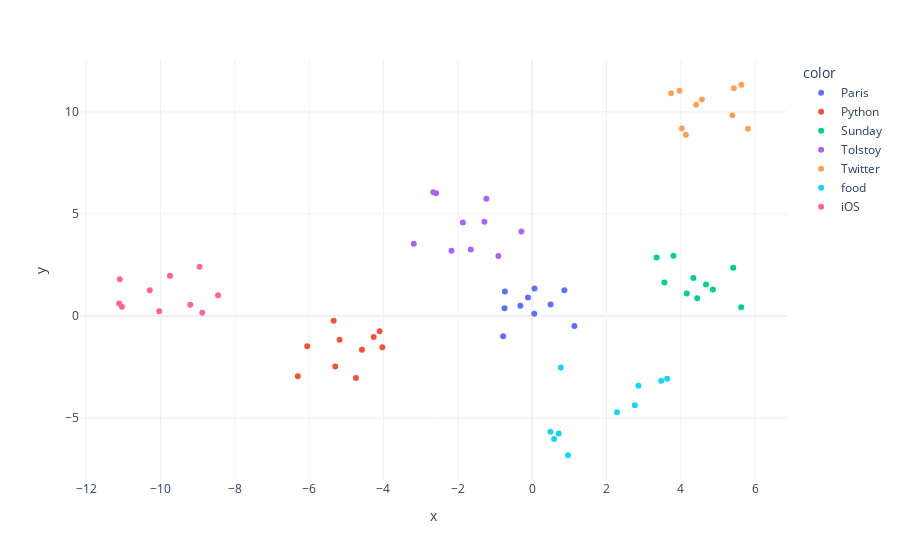

Source (notebook cell):
### Code cell
fig = px.scatter(
    x=embeddings[:, 0],
    y=embeddings[:, 1],
    color=clusters,
    template="plotly_white",
)
fig.update_traces(textposition="top center")
fig.show()

### Figure 1 — Plotly figure (JSON) as saved in the notebook; plotly's stock layout.template omitted (floating-point values rounded to 4 significant figures)
{"data": [{"hovertemplate": "color=Paris<br>x=%{x}<br>y=%{y}<extra></extra>", "legendgroup": "Paris", "marker": {"color": "#636efa", "symbol": "circle"}, "mode": "markers", "name": "Paris", "orientation": "v", "showlegend": true, "textposition": "top center", "type": "scatter", "x": [-0.7798, 0.05696, -0.1105, 1.138, -0.7325, -0.742, 0.8677, 0.06419, 0.4965, -0.3168], "xaxis": "x", "y": [-0.9862, 0.1143, 0.9115, -0.4865, 1.198, 0.3805, 1.267, 1.342, 0.5591, 0.4999], "yaxis": "y"}, {"hovertemplate": "color=Python<br>x=%{x}<br>y=%{y}<extra></extra>", "legendgroup": "Python", "marker": {"color": "#EF553B", "symbol": "circle"}, "mode": "markers", "name": "Python", "orientation": "v", "showlegend": true, "textposition": "top center", "type": "scatter", "x": [-5.18, -4.578, -6.051, -4.742, -4.03, -4.103, -5.297, -4.263, -6.305, -5.34], "xaxis": "x", "y": [-1.159, -1.652, -1.483, -3.031, -1.53, -0.7474, -2.477, -1.034, -2.955, -0.2328], "yaxis": "y"}, {"hovertemplate": "color=Sunday<br>x=%{x}<br>y=%{y}<extra></extra>", "legendgroup": "Sunday", "marker": {"color": "#00cc96", "symbol": "circle"}, "mode": "markers", "name": "Sunday", "orientation": "v", "showlegend": true, "textposition": "top center", "type": "scatter", "x": [3.561, 4.34, 4.16, 4.679, 4.864, 4.442, 3.35, 3.803, 5.411, 5.626], "xaxis": "x", "y": [1.639, 1.867, 1.108, 1.54, 1.293, 0.8678, 2.867, 2.948, 2.363, 0.4276], "yaxis": "y"}, {"hovertemplate": "color=Tolstoy<br>x=%{x}<br>y=%{y}<extra></extra>", "legendgroup": "Tolstoy", "marker": {"color": "#ab63fa", "symbol": "circle"}, "mode": "markers", "name": "Tolstoy", "orientation": "v", "showlegend": true, "textposition": "top center", "type": "scatter", "x": [-3.185, -2.171, -2.583, -1.65, -0.906, -1.23, -0.2882, -2.659, -1.863, -1.284], "xaxis": "x", "y": [3.539, 3.198, 6.017, 3.258, 2.944, 5.74, 4.141, 6.061, 4.583, 4.622], "yaxis": "y"}, {"hovertemplate": "color=Twitter<br>x=%{x}<br>y=%{y}<extra></extra>", "legendgroup": "Twitter", "marker": {"color": "#FFA15A", "symbol": "circle"}, "mode": "markers", "name": "Twitter", "orientation": "v", "showlegend": true, "textposition": "top center", "type": "scatter", "x": [5.388, 5.806, 4.137, 4.568, 3.967, 4.412, 5.428, 3.739, 4.028, 5.631], "xaxis": "x", "y": [9.836, 9.171, 8.882, 10.61, 11.04, 10.35, 11.16, 10.91, 9.186, 11.33], "yaxis": "y"}, {"hovertemplate": "color=food<br>x=%{x}<br>y=%{y}<extra></extra>", "legendgroup": "food", "marker": {"color": "#19d3f3", "symbol": "circle"}, "mode": "markers", "name": "food", "orientation": "v", "showlegend": true, "textposition": "top center", "type": "scatter", "x": [2.281, 0.7732, 0.714, 3.474, 0.5913, 2.861, 0.4937, 0.9658, 2.765, 3.633], "xaxis": "x", "y": [-4.719, -2.521, -5.756, -3.166, -6.022, -3.418, -5.668, -6.822, -4.367, -3.069], "yaxis": "y"}, {"hovertemplate": "color=iOS<br>x=%{x}<br>y=%{y}<extra></extra>", "legendgroup": "iOS", "marker": {"color": "#FF6692", "symbol": "circle"}, "mode": "markers", "name": "iOS", "orientation": "v", "showlegend": true, "textposition": "top center", "type": "scatter", "x": [-10.29, -10.03, -9.744, -9.198, -8.875, -8.45, -11.04, -11.11, -8.946, -11.09], "xaxis": "x", "y": [1.261, 0.2352, 1.972, 0.5511, 0.1605, 1.02, 0.4526, 0.6141, 2.409, 1.806], "yaxis": "y"}], "layout": {"autosize": true, "legend": {"title": {"text": "color"}, "tracegroupgap": 0}, "margin": {"t": 60}, "xaxis": {"anchor": "y", "autorange": true, "domain": [0, 1], "range": [-12.15, 6.844], "title": {"text": "x"}, "type": "linear"}, "yaxis": {"anchor": "x", "autorange": true, "domain": [0, 1], "range": [-8.227, 12.74], "title": {"text": "y"}, "type": "linear"}}}
